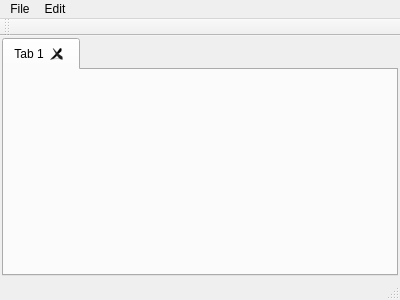
<?xml version="1.0" encoding="UTF-8"?>
<ui version="4.0">
 <class>MainWindow</class>
 <widget class="QMainWindow" name="MainWindow">
  <property name="geometry">
   <rect>
    <x>0</x>
    <y>0</y>
    <width>400</width>
    <height>300</height>
   </rect>
  </property>
  <property name="windowTitle">
   <string>MainWindow</string>
  </property>
  <widget class="QWidget" name="centralWidget">
   <layout class="QVBoxLayout" name="verticalLayout">
    <property name="spacing">
     <number>2</number>
    </property>
    <property name="leftMargin">
     <number>2</number>
    </property>
    <property name="topMargin">
     <number>2</number>
    </property>
    <property name="rightMargin">
     <number>2</number>
    </property>
    <property name="bottomMargin">
     <number>2</number>
    </property>
    <item>
     <widget class="QTabWidget" name="tabWidget">
      <property name="currentIndex">
       <number>0</number>
      </property>
      <property name="tabsClosable">
       <bool>true</bool>
      </property>
      <property name="movable">
       <bool>false</bool>
      </property>
      <widget class="QWidget" name="tab">
       <attribute name="title">
        <string>Tab 1</string>
       </attribute>
      </widget>
     </widget>
    </item>
   </layout>
  </widget>
  <widget class="QMenuBar" name="menuBar">
   <property name="geometry">
    <rect>
     <x>0</x>
     <y>0</y>
     <width>400</width>
     <height>25</height>
    </rect>
   </property>
   <widget class="QMenu" name="menuFile">
    <property name="title">
     <string>File</string>
    </property>
    <addaction name="actionNew"/>
    <addaction name="actionOpen"/>
    <addaction name="actionSave"/>
    <addaction name="actionSave_As"/>
    <addaction name="actionRevert"/>
    <addaction name="separator"/>
    <addaction name="actionPrint"/>
    <addaction name="separator"/>
    <addaction name="actionClose"/>
    <addaction name="actionClose_All"/>
    <addaction name="separator"/>
    <addaction name="actionExit"/>
   </widget>
   <widget class="QMenu" name="menuEdit">
    <property name="title">
     <string>Edit</string>
    </property>
    <addaction name="actionUndo"/>
    <addaction name="actionRedo"/>
    <addaction name="separator"/>
    <addaction name="actionCopy"/>
    <addaction name="actionCut"/>
    <addaction name="actionPaste"/>
   </widget>
   <addaction name="menuFile"/>
   <addaction name="menuEdit"/>
  </widget>
  <widget class="QToolBar" name="mainToolBar">
   <attribute name="toolBarArea">
    <enum>TopToolBarArea</enum>
   </attribute>
   <attribute name="toolBarBreak">
    <bool>false</bool>
   </attribute>
  </widget>
  <widget class="QStatusBar" name="statusBar"/>
  <action name="actionNew">
   <property name="text">
    <string>New</string>
   </property>
  </action>
  <action name="actionOpen">
   <property name="text">
    <string>Open</string>
   </property>
  </action>
  <action name="actionSave">
   <property name="text">
    <string>Save</string>
   </property>
  </action>
  <action name="actionSave_As">
   <property name="text">
    <string>Save As...</string>
   </property>
  </action>
  <action name="actionRevert">
   <property name="text">
    <string>Revert</string>
   </property>
  </action>
  <action name="actionClose">
   <property name="text">
    <string>Close</string>
   </property>
  </action>
  <action name="actionClose_All">
   <property name="text">
    <string>Close All</string>
   </property>
  </action>
  <action name="actionUndo">
   <property name="text">
    <string>Undo</string>
   </property>
  </action>
  <action name="actionRedo">
   <property name="text">
    <string>Redo</string>
   </property>
  </action>
  <action name="actionCopy">
   <property name="text">
    <string>Copy</string>
   </property>
  </action>
  <action name="actionCut">
   <property name="text">
    <string>Cut</string>
   </property>
  </action>
  <action name="actionPaste">
   <property name="text">
    <string>Paste</string>
   </property>
  </action>
  <action name="actionExit">
   <property name="text">
    <string>Exit</string>
   </property>
  </action>
  <action name="actionPrint">
   <property name="text">
    <string>Print</string>
   </property>
  </action>
 </widget>
 <layoutdefault spacing="6" margin="11"/>
 <resources/>
 <connections/>
</ui>
